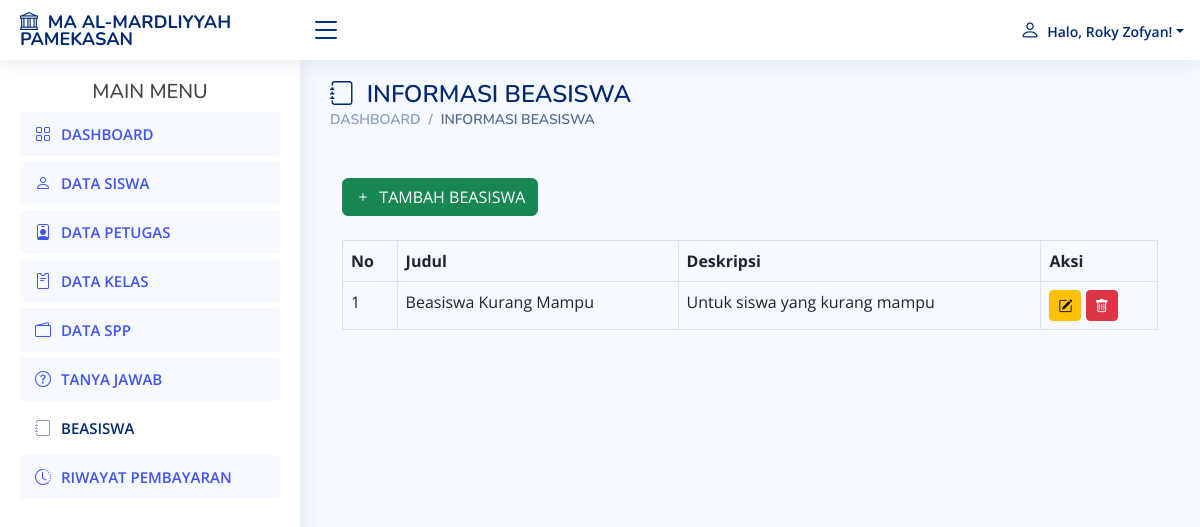
The page /admin/beasiswa.php (signed in) on the database its author committed.
### tables this page shows
CREATE TABLE `petugas` (
  `id_petugas` int(11) NOT NULL,
  `username` varchar(25) NOT NULL,
  `password` varchar(32) NOT NULL,
  `nama_petugas` varchar(35) NOT NULL,
  `level` enum('admin','petugas') NOT NULL,
  `foto` varchar(255) NOT NULL
);

CREATE TABLE `beasiswa` (
  `id` int(64) NOT NULL,
  `judul` varchar(255) NOT NULL,
  `deskripsi` text NOT NULL
);

### admin/beasiswa.php (the view, shortened to what this page needs)
<?php
require "../db.php";
?>
<!DOCTYPE html>
<html lang="en">
<head>
    <link href="../assets/vendor/bootstrap/css/bootstrap.min.css" rel="stylesheet">
    <link href="../assets/vendor/bootstrap-icons/bootstrap-icons.css" rel="stylesheet">
    <link href="../assets/vendor/boxicons/css/boxicons.min.css" rel="stylesheet">
    <link href="../assets/vendor/quill/quill.snow.css" rel="stylesheet">
    <link href="../assets/vendor/quill/quill.bubble.css" rel="stylesheet">
    <link href="../assets/vendor/remixicon/remixicon.css" rel="stylesheet">
    <link href="../assets/vendor/simple-datatables/style.css" rel="stylesheet">
    <link href="../assets/css/style.css" rel="stylesheet">
</head>
<body>
<?php require "atas.php"; ?>
<?php require "menu.php"; ?>
<main id="main" class="main">
    <div class="pagetitle">
        <h1><i class="bi bi-journal"></i>&nbsp; INFORMASI BEASISWA</h1>
        <nav>
            <ol class="breadcrumb">
                <li class="breadcrumb-item"><a href="index.php">DASHBOARD</a></li>
                <li class="breadcrumb-item active">INFORMASI BEASISWA</li>
            </ol>
        </nav>
    </div>
    <section class="section">
        <div class="container mt-5">
            <div class="row">
                <div class="col-md-12">
                    <button type="button" class="btn btn-success" data-bs-toggle="modal" data-bs-target="#tambahData"><i class="bi bi-plus"></i>&nbsp; TAMBAH BEASISWA</button>
                    <br><br>
                    <table class="table table-bordered">
                        <thead>
                            <tr>
                                <th>No</th>
                                <th>Judul</th>
                                <th>Deskripsi</th>
                                <th>Aksi</th>
                            </tr>
                        </thead>
                        <tbody>
                            <?php
                            $result = $kon->query("SELECT * FROM beasiswa WHERE judul IS NOT NULL AND judul != '' ORDER BY id ASC");
                            $no = 1;
                            while ($row = $result->fetch_assoc()) {
                                echo "<tr>";
                                echo "<td>$no</td>";
                                echo "<td>{$row['judul']}</td>";
                                echo "<td>{$row['deskripsi']}</td>";
                                echo "<td>
                                    <button type='button' data-bs-toggle='modal' data-bs-target='#editData{$row['id']}' class='btn btn-warning btn-sm'><i class='bi bi-pencil-square'></i></button>
                                    <button type='button' data-bs-toggle='modal' data-bs-target='#hapusData{$row['id']}' class='btn btn-danger btn-sm'><i class='bi bi-trash'></i></button>
                                </td>";
                                echo "</tr>";
                                $no++;
                            }
                            ?>
                        </tbody>
                    </table>
                </div>
            </div>
        </div>
    </section>
</main>
</body>
</html>

### admin/atas.php (shortened to what this page needs)
<header id="header" class="header fixed-top d-flex align-items-center">
    <div class="d-flex align-items-center justify-content-between">
      <a href="index.php" class="logo d-flex align-items-center">
        <span class="d-none d-lg-block" style="font-size: 18px;"><i class="bi bi-bank"></i>&nbsp; MA AL-MARDLIYYAH PAMEKASAN</span>
      </a>
      <i class="bi bi-list toggle-sidebar-btn"></i>
    </div>
    <nav class="header-nav ms-auto">
      <ul class="d-flex align-items-center">
        <li class="nav-item dropdown pe-3">
          <a class="nav-link nav-profile d-flex align-items-center pe-0" href="#" data-bs-toggle="dropdown">
          <?php
            require "../db.php";
            $nisn = $_SESSION["admin"];
            $query = "SELECT nama_petugas FROM petugas WHERE id_petugas = ?";
            $stmt = mysqli_prepare($kon, $query);
            mysqli_stmt_bind_param($stmt, "s", $nisn);
            mysqli_stmt_execute($stmt);
            $result = mysqli_stmt_get_result($stmt);
            $row = mysqli_fetch_assoc($result);
            if ($row) {
                $nama_petugas = $row['nama_petugas'];
            } else {
                $nama_petugas = 'Petugas Tidak Ditemukan';
            }
            ?>            <span class="d-none d-md-block dropdown-toggle ps-2"><i style="font-size: 20px" class="bi bi-person"></i>&nbsp; Halo, <?= htmlspecialchars($nama_petugas) ?>!</span>
          </a>
        </li>
      </ul>
    </nav>
  </header>

### assets/css/style.css (style rules this page uses)
:root { scroll-behavior: smooth; }
body { font-family: "Open Sans", sans-serif; background: #f6f9ff; color: #444444; }
a { color: #4154f1; text-decoration: none; }
h1, h2, h3, h4, h5, h6 { font-family: "Nunito", sans-serif; }
#main { margin-top: 60px; padding: 20px 30px; transition: all 0.3s; }
.pagetitle { margin-bottom: 10px; }
.pagetitle h1 { font-size: 24px; margin-bottom: 0; font-weight: 600; color: #012970; }
.breadcrumb { font-size: 14px; font-family: "Nunito", sans-serif; color: #899bbd; font-weight: 600; }
.breadcrumb a { color: #899bbd; transition: 0.3s; }
.breadcrumb .breadcrumb-item::before { color: #899bbd; }
.breadcrumb .active { color: #51678f; font-weight: 600; }
.logo { line-height: 1; }
@media (min-width: 1200px) { .logo { width: 280px; } }
.logo span { font-size: 26px; font-weight: 700; color: #012970; font-family: "Nunito", sans-serif; }
.header { transition: all 0.5s; z-index: 997; height: 60px; box-shadow: 0px 2px 20px rgba(1, 41, 112, 0.1); background-color: #fff; padding-left: 20px; }
.header .toggle-sidebar-btn { font-size: 32px; padding-left: 10px; cursor: pointer; color: #012970; }
.header-nav ul { list-style: none; }
.header-nav>ul { margin: 0; padding: 0; }
.header-nav .nav-profile { color: #012970; }
.header-nav .nav-profile span { font-size: 14px; font-weight: 600; }
@media (min-width: 1200px) { #main, #footer { margin-left: 300px; } }

### rows shown on the page
petugas: nama_petugas "Roky Zofyan"
beasiswa: judul "Beasiswa Kurang Mampu", deskripsi "Untuk siswa yang kurang mampu"
